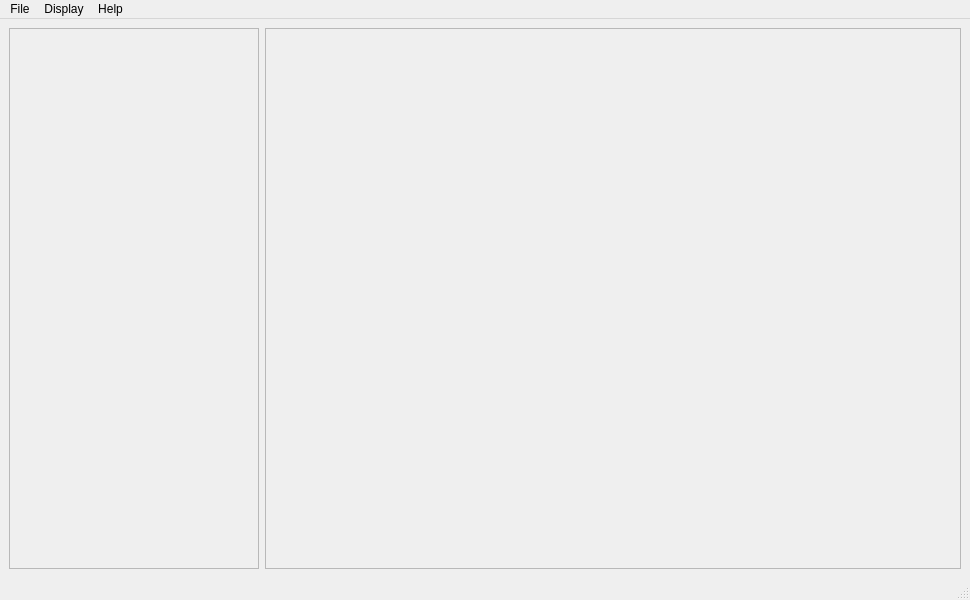
<?xml version="1.0" encoding="UTF-8"?>
<ui version="4.0">
 <class>main_window</class>
 <widget class="QMainWindow" name="main_window">
  <property name="geometry">
   <rect>
    <x>0</x>
    <y>0</y>
    <width>970</width>
    <height>600</height>
   </rect>
  </property>
  <property name="contextMenuPolicy">
   <enum>Qt::DefaultContextMenu</enum>
  </property>
  <property name="windowTitle">
   <string notr="true">SNDT : Simple Network Documentation Tool</string>
  </property>
  <property name="locale">
   <locale language="English" country="UnitedStates"/>
  </property>
  <widget class="QWidget" name="central_widget">
   <layout class="QHBoxLayout" name="horizontalLayout">
    <property name="spacing">
     <number>6</number>
    </property>
    <property name="leftMargin">
     <number>9</number>
    </property>
    <property name="topMargin">
     <number>9</number>
    </property>
    <property name="rightMargin">
     <number>9</number>
    </property>
    <property name="bottomMargin">
     <number>9</number>
    </property>
    <item>
     <widget class="QFrame" name="nav_tree_frame">
      <property name="sizePolicy">
       <sizepolicy hsizetype="Expanding" vsizetype="Expanding">
        <horstretch>0</horstretch>
        <verstretch>0</verstretch>
       </sizepolicy>
      </property>
      <property name="maximumSize">
       <size>
        <width>250</width>
        <height>16777215</height>
       </size>
      </property>
      <property name="frameShape">
       <enum>QFrame::StyledPanel</enum>
      </property>
      <property name="frameShadow">
       <enum>QFrame::Raised</enum>
      </property>
      <layout class="QVBoxLayout" name="nav_tree_frame_layout">
       <property name="sizeConstraint">
        <enum>QLayout::SetNoConstraint</enum>
       </property>
       <property name="leftMargin">
        <number>0</number>
       </property>
       <property name="topMargin">
        <number>0</number>
       </property>
       <property name="rightMargin">
        <number>0</number>
       </property>
       <property name="bottomMargin">
        <number>0</number>
       </property>
      </layout>
     </widget>
    </item>
    <item>
     <widget class="QFrame" name="editing_frame">
      <property name="frameShape">
       <enum>QFrame::StyledPanel</enum>
      </property>
      <property name="frameShadow">
       <enum>QFrame::Raised</enum>
      </property>
      <layout class="QVBoxLayout" name="verticalLayout"/>
     </widget>
    </item>
   </layout>
  </widget>
  <widget class="QMenuBar" name="menubar">
   <property name="geometry">
    <rect>
     <x>0</x>
     <y>0</y>
     <width>970</width>
     <height>22</height>
    </rect>
   </property>
   <property name="locale">
    <locale language="English" country="UnitedStates"/>
   </property>
   <widget class="QMenu" name="menu_file">
    <property name="locale">
     <locale language="English" country="UnitedStates"/>
    </property>
    <property name="title">
     <string>File</string>
    </property>
    <widget class="QMenu" name="menu_load_example_project">
     <property name="title">
      <string>Load example project</string>
     </property>
    </widget>
    <addaction name="action_new_project"/>
    <addaction name="action_open_project"/>
    <addaction name="menu_load_example_project"/>
    <addaction name="separator"/>
    <addaction name="action_save"/>
    <addaction name="separator"/>
    <addaction name="action_settings"/>
   </widget>
   <widget class="QMenu" name="menu_help">
    <property name="title">
     <string>Help</string>
    </property>
    <addaction name="action_user_guide"/>
    <addaction name="action_about"/>
   </widget>
   <widget class="QMenu" name="menu_display">
    <property name="title">
     <string>Display</string>
    </property>
    <widget class="QMenu" name="menu_rack">
     <property name="title">
      <string>Rack</string>
     </property>
     <addaction name="action_all_rack"/>
    </widget>
    <widget class="QMenu" name="menu_device">
     <property name="title">
      <string>Device</string>
     </property>
     <addaction name="action_show_all_device"/>
     <addaction name="action_show_not_in_rack_device"/>
    </widget>
    <addaction name="menu_rack"/>
    <addaction name="menu_device"/>
    <addaction name="separator"/>
    <addaction name="action_display_device_model"/>
    <addaction name="action_display_device_type"/>
    <addaction name="action_display_interface_type"/>
   </widget>
   <addaction name="menu_file"/>
   <addaction name="menu_display"/>
   <addaction name="menu_help"/>
  </widget>
  <widget class="QStatusBar" name="statusbar">
   <property name="locale">
    <locale language="English" country="UnitedStates"/>
   </property>
  </widget>
  <action name="action_user_guide">
   <property name="text">
    <string>User guide</string>
   </property>
  </action>
  <action name="action_about">
   <property name="text">
    <string>About SNDT</string>
   </property>
  </action>
  <action name="action_new_project">
   <property name="text">
    <string>New project</string>
   </property>
  </action>
  <action name="action_open_project">
   <property name="text">
    <string>Open project</string>
   </property>
  </action>
  <action name="action_devices_types">
   <property name="text">
    <string>Device types</string>
   </property>
  </action>
  <action name="action_interface_types">
   <property name="text">
    <string>Interface types</string>
   </property>
  </action>
  <action name="action_edit_device_model">
   <property name="text">
    <string>Edit</string>
   </property>
  </action>
  <action name="action_import_device_model">
   <property name="text">
    <string>Import</string>
   </property>
  </action>
  <action name="action_display_device_model">
   <property name="checkable">
    <bool>true</bool>
   </property>
   <property name="text">
    <string>Device model</string>
   </property>
  </action>
  <action name="action_display_device_type">
   <property name="checkable">
    <bool>true</bool>
   </property>
   <property name="text">
    <string>Device type</string>
   </property>
  </action>
  <action name="action_display_interface_type">
   <property name="checkable">
    <bool>true</bool>
   </property>
   <property name="text">
    <string>Interface type</string>
   </property>
  </action>
  <action name="action_all_rack">
   <property name="checkable">
    <bool>true</bool>
   </property>
   <property name="checked">
    <bool>true</bool>
   </property>
   <property name="text">
    <string>All</string>
   </property>
  </action>
  <action name="action_show_all_device">
   <property name="checkable">
    <bool>true</bool>
   </property>
   <property name="checked">
    <bool>false</bool>
   </property>
   <property name="text">
    <string>All</string>
   </property>
  </action>
  <action name="action_show_not_in_rack_device">
   <property name="checkable">
    <bool>true</bool>
   </property>
   <property name="checked">
    <bool>true</bool>
   </property>
   <property name="text">
    <string>Not in rack</string>
   </property>
  </action>
  <action name="action_settings">
   <property name="text">
    <string>Settings</string>
   </property>
  </action>
  <action name="action_save">
   <property name="text">
    <string>Save</string>
   </property>
  </action>
  <action name="action_save_as">
   <property name="text">
    <string>Save as</string>
   </property>
  </action>
  <action name="actionUndo">
   <property name="text">
    <string>Undo</string>
   </property>
  </action>
 </widget>
 <resources/>
 <connections/>
</ui>
